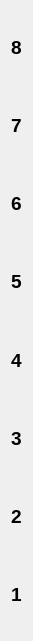
   <widget class="QWidget" name="layoutWidget_3">
    <property name="geometry">
     <rect>
      <x>20</x>
      <y>70</y>
      <width>20</width>
      <height>641</height>
     </rect>
    </property>
    <layout class="QVBoxLayout" name="Pasek_lewo">
     <item>
      <widget class="QLabel" name="label_25">
       <property name="font">
        <font>
         <pointsize>14</pointsize>
         <bold>true</bold>
        </font>
       </property>
       <property name="text">
        <string>8</string>
       </property>
       <property name="scaledContents">
        <bool>false</bool>
       </property>
      </widget>
     </item>
     <item>
      <widget class="QLabel" name="label_26">
       <property name="font">
        <font>
         <pointsize>14</pointsize>
         <bold>true</bold>
        </font>
       </property>
       <property name="text">
        <string>7</string>
       </property>
       <property name="scaledContents">
        <bool>false</bool>
       </property>
      </widget>
     </item>
     <item>
      <widget class="QLabel" name="label_27">
       <property name="font">
        <font>
         <pointsize>14</pointsize>
         <bold>true</bold>
        </font>
       </property>
       <property name="text">
        <string>6</string>
       </property>
       <property name="scaledContents">
        <bool>false</bool>
       </property>
      </widget>
     </item>
     <item>
      <widget class="QLabel" name="label_28">
       <property name="font">
        <font>
         <pointsize>14</pointsize>
         <bold>true</bold>
        </font>
       </property>
       <property name="text">
        <string>5</string>
       </property>
       <property name="scaledContents">
        <bool>false</bool>
       </property>
      </widget>
     </item>
     <item>
      <widget class="QLabel" name="label_29">
       <property name="font">
        <font>
         <pointsize>14</pointsize>
         <bold>true</bold>
        </font>
       </property>
       <property name="text">
        <string>4</string>
       </property>
       <property name="scaledContents">
        <bool>false</bool>
       </property>
      </widget>
     </item>
     <item>
      <widget class="QLabel" name="label_30">
       <property name="font">
        <font>
         <pointsize>14</pointsize>
         <bold>true</bold>
        </font>
       </property>
       <property name="text">
        <string>3</string>
       </property>
       <property name="scaledContents">
        <bool>false</bool>
       </property>
      </widget>
     </item>
     <item>
      <widget class="QLabel" name="label_31">
       <property name="font">
        <font>
         <pointsize>14</pointsize>
         <bold>true</bold>
        </font>
       </property>
       <property name="text">
        <string>2</string>
       </property>
       <property name="scaledContents">
        <bool>false</bool>
       </property>
      </widget>
     </item>
     <item>
      <widget class="QLabel" name="label_32">
       <property name="font">
        <font>
         <pointsize>14</pointsize>
         <bold>true</bold>
        </font>
       </property>
       <property name="text">
        <string>1</string>
       </property>
       <property name="scaledContents">
        <bool>false</bool>
       </property>
      </widget>
     </item>
    </layout>
   </widget>
